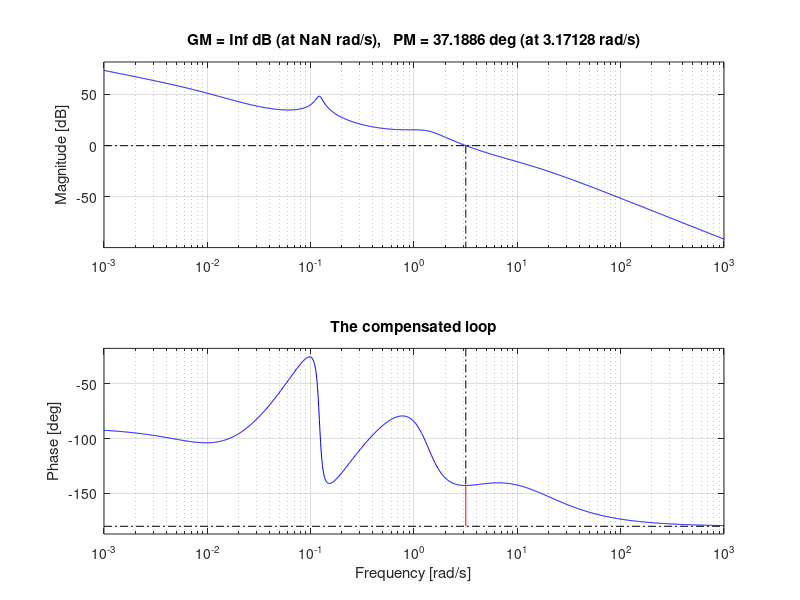
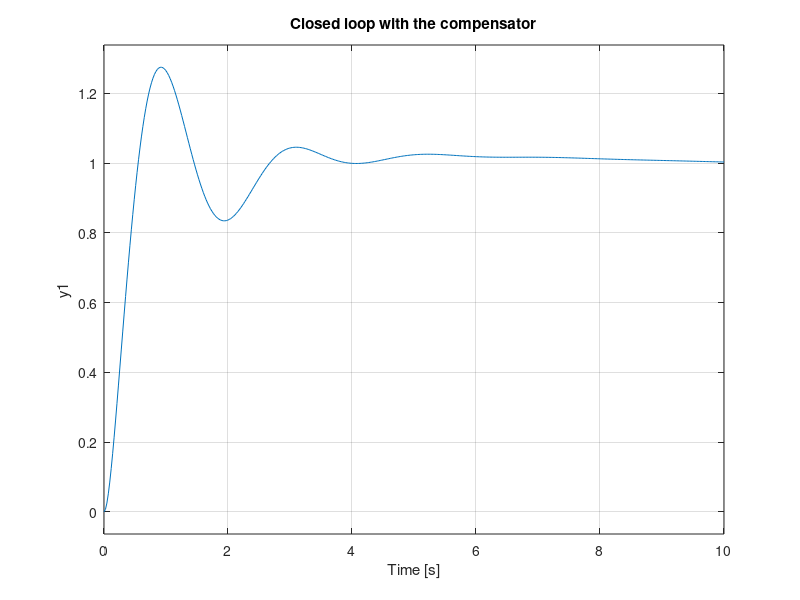

The MATLAB source for these figures, in order:
%[text] # Shape the loop: four numbers, and what each one does
%[text] The aircraft is the one from Lecture 3: a T-tail whose short period and phugoid sit two decades apart. The PI below was tuned against the short period alone, and on the full dynamics it is unstable.
%[text] Your job is the four corner frequencies of a lead-lag compensator. Everything else is written for you.
clear; close all
s = tf('s');

%[text] ## The aircraft, and the controller that failed
sp = (s + 0.5877) / (s^2 + 1.127*s + 1.862);     % short period
pg = (s + 0.02662) / (s^2 + 0.01579*s + 0.01475); % phugoid
G  = sp * pg;                                     % the whole aircraft
C  = 2.2 + 8.3/s;                                 % week 3's PI

[Gm, Pm] = margin(C*G);
fprintf('No compensator:  GM %6.1f dB   PM %6.1f deg\n', 20*log10(Gm), Pm);

%[text] Negative margins, and the closed loop is unstable. That is where we start.

%[text] ## Your compensator
%[text] A lag in series with a lead. Each is one zero over one pole:
%[text] $$ K(s) = \left(\frac{s/a_1 + 1}{s/b_1 + 1}\right)\left(\frac{s/a_2 + 1}{s/b_2 + 1}\right) $$
%[text] **Put the four corner frequencies in.** Lag first: `a1` above `b1`. Then the lead: `a2` below `b2`.
a1 = 0.11 %[control:slider:a1]{"position":[6,10],"min":0.01,"max":1,"step":0.01}
b1 = 0.01 %[control:slider:b1]{"position":[6,10],"min":0.001,"max":0.5,"step":0.001}
a2 = 0.11 %[control:slider:a2]{"position":[6,10],"min":0.01,"max":1,"step":0.01}
b2 = 15 %[control:slider:b2]{"position":[6,8],"min":1,"max":60,"step":1}

K = ((s/a1 + 1)/(s/b1 + 1)) * ((s/a2 + 1)/(s/b2 + 1));
L = C * G * K;

[Gm, Pm, ~, Wcp] = margin(L);
fprintf('With compensator: GM %6.1f dB   PM %6.1f deg at %.2f rad/s\n', 20*log10(Gm), Pm, Wcp);

figure; margin(L); grid on
title('The compensated loop')

%[text] **Are both margins positive?** If not, look at which corner frequency is in the wrong place rather than changing all four.

%[text] ## What it did to the closed loop
cl_before = feedback(C*G, 1);
cl_after  = feedback(L, 1);

figure
step(cl_after, 10); grid on
title('Closed loop with the compensator')

%[text] **Now try the lead pole at 50 instead of 15.** Change `b2` above and run this section again. What happened to the phase margin, and what happened to the step?
